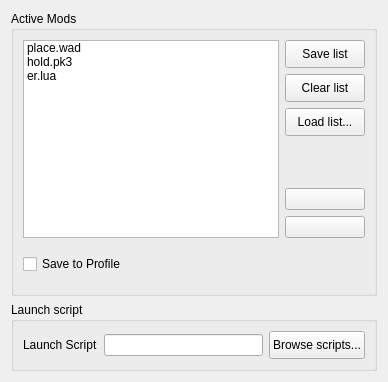
                    <widget class="QWidget" name="JoinGamePage">
                     <layout class="QVBoxLayout" name="verticalLayout_8">
                      <item>
                       <widget class="QGroupBox" name="groupBox_22">
                        <property name="sizePolicy">
                         <sizepolicy hsizetype="Preferred" vsizetype="Expanding">
                          <horstretch>0</horstretch>
                          <verstretch>0</verstretch>
                         </sizepolicy>
                        </property>
                        <property name="title">
                         <string>Active Mods</string>
                        </property>
                        <layout class="QGridLayout" name="gridLayout_26">
                         <item row="7" column="1">
                          <spacer name="horizontalSpacer_11">
                           <property name="orientation">
                            <enum>Qt::Orientation::Horizontal</enum>
                           </property>
                           <property name="sizeHint" stdset="0">
                            <size>
                             <width>20</width>
                             <height>40</height>
                            </size>
                           </property>
                          </spacer>
                         </item>
                         <item row="0" column="0" rowspan="7" colspan="4">
                          <widget class="QListWidget" name="GameFilesList">
                           <property name="styleSheet">
                            <string notr="true"/>
                           </property>
                           <property name="dragEnabled">
                            <bool>true</bool>
                           </property>
                           <property name="dragDropOverwriteMode">
                            <bool>false</bool>
                           </property>
                           <property name="dragDropMode">
                            <enum>QAbstractItemView::DragDropMode::NoDragDrop</enum>
                           </property>
                           <property name="selectionMode">
                            <enum>QAbstractItemView::SelectionMode::NoSelection</enum>
                           </property>
                           <property name="iconSize">
                            <size>
                             <width>32</width>
                             <height>32</height>
                            </size>
                           </property>
                           <property name="movement">
                            <enum>QListView::Movement::Static</enum>
                           </property>
                           <item>
                            <property name="text">
                             <string>place.wad</string>
                            </property>
                            <property name="icon">
                             <iconset resource="../ll.qrc">
                              <normaloff>:/assets/img/filetypes/wad.png</normaloff>:/assets/img/filetypes/wad.png</iconset>
                            </property>
                           </item>
                           <item>
                            <property name="text">
                             <string>hold.pk3</string>
                            </property>
                            <property name="icon">
                             <iconset resource="../ll.qrc">
                              <normaloff>:/assets/img/filetypes/pk3.png</normaloff>:/assets/img/filetypes/pk3.png</iconset>
                            </property>
                           </item>
                           <item>
                            <property name="text">
                             <string>er.lua</string>
                            </property>
                            <property name="icon">
                             <iconset resource="../ll.qrc">
                              <normaloff>:/assets/img/filetypes/lua.png</normaloff>:/assets/img/filetypes/lua.png</iconset>
                            </property>
                           </item>
                          </widget>
                         </item>
                         <item row="6" column="4">
                          <widget class="QPushButton" name="GameFilesDownButton">
                           <property name="sizePolicy">
                            <sizepolicy hsizetype="Preferred" vsizetype="Fixed">
                             <horstretch>0</horstretch>
                             <verstretch>0</verstretch>
                            </sizepolicy>
                           </property>
                           <property name="toolTip">
                            <string>Move down</string>
                           </property>
                           <property name="text">
                            <string/>
                           </property>
                           <property name="icon">
                            <iconset resource="../ll.qrc">
                             <normaloff>:/assets/img/icons/go-down.png</normaloff>:/assets/img/icons/go-down.png</iconset>
                           </property>
                          </widget>
                         </item>
                         <item row="7" column="3">
                          <widget class="QPushButton" name="GameFilesDeleteButton">
                           <property name="minimumSize">
                            <size>
                             <width>0</width>
                             <height>28</height>
                            </size>
                           </property>
                           <property name="toolTip">
                            <string>Delete selected files</string>
                           </property>
                           <property name="text">
                            <string/>
                           </property>
                           <property name="icon">
                            <iconset resource="../ll.qrc">
                             <normaloff>:/assets/img/icons/list-remove.png</normaloff>:/assets/img/icons/list-remove.png</iconset>
                           </property>
                           <property name="flat">
                            <bool>true</bool>
                           </property>
                          </widget>
                         </item>
                         <item row="7" column="2">
                          <widget class="QPushButton" name="GameFilesAddButton">
                           <property name="minimumSize">
                            <size>
                             <width>0</width>
                             <height>28</height>
                            </size>
                           </property>
                           <property name="text">
                            <string/>
                           </property>
                           <property name="icon">
                            <iconset resource="../ll.qrc">
                             <normaloff>:/assets/img/icons/list-add.png</normaloff>:/assets/img/icons/list-add.png</iconset>
                           </property>
                           <property name="flat">
                            <bool>true</bool>
                           </property>
                          </widget>
                         </item>
                         <item row="5" column="4">
                          <widget class="QPushButton" name="GameFilesUpButton">
                           <property name="sizePolicy">
                            <sizepolicy hsizetype="Preferred" vsizetype="Fixed">
                             <horstretch>0</horstretch>
                             <verstretch>0</verstretch>
                            </sizepolicy>
                           </property>
                           <property name="toolTip">
                            <string>Move up</string>
                           </property>
                           <property name="text">
                            <string/>
                           </property>
                           <property name="icon">
                            <iconset resource="../ll.qrc">
                             <normaloff>:/assets/img/icons/go-up.png</normaloff>:/assets/img/icons/go-up.png</iconset>
                           </property>
                          </widget>
                         </item>
                         <item row="4" column="4">
                          <spacer name="verticalSpacer_10">
                           <property name="orientation">
                            <enum>Qt::Orientation::Vertical</enum>
                           </property>
                           <property name="sizeHint" stdset="0">
                            <size>
                             <width>20</width>
                             <height>40</height>
                            </size>
                           </property>
                          </spacer>
                         </item>
                         <item row="1" column="4">
                          <widget class="QPushButton" name="GameFilesClearButton">
                           <property name="minimumSize">
                            <size>
                             <width>0</width>
                             <height>28</height>
                            </size>
                           </property>
                           <property name="text">
                            <string>Clear list</string>
                           </property>
                           <property name="icon">
                            <iconset resource="../ll.qrc">
                             <normaloff>:/assets/img/icons/edit-delete.png</normaloff>:/assets/img/icons/edit-delete.png</iconset>
                           </property>
                          </widget>
                         </item>
                         <item row="2" column="4">
                          <widget class="QPushButton" name="GameFilesLoadButton">
                           <property name="minimumSize">
                            <size>
                             <width>0</width>
                             <height>28</height>
                            </size>
                           </property>
                           <property name="styleSheet">
                            <string notr="true"/>
                           </property>
                           <property name="text">
                            <string>Load list...</string>
                           </property>
                           <property name="icon">
                            <iconset resource="../ll.qrc">
                             <normaloff>:/assets/img/icons/folder.png</normaloff>:/assets/img/icons/folder.png</iconset>
                           </property>
                          </widget>
                         </item>
                         <item row="0" column="4">
                          <widget class="QPushButton" name="GameFilesSaveButton">
                           <property name="minimumSize">
                            <size>
                             <width>0</width>
                             <height>28</height>
                            </size>
                           </property>
                           <property name="styleSheet">
                            <string notr="true"/>
                           </property>
                           <property name="text">
                            <string>Save list</string>
                           </property>
                           <property name="icon">
                            <iconset resource="../ll.qrc">
                             <normaloff>:/assets/img/icons/document-save.png</normaloff>:/assets/img/icons/document-save.png</iconset>
                           </property>
                          </widget>
                         </item>
                         <item row="7" column="0">
                          <widget class="QCheckBox" name="SaveFilesToConfigToggle">
                           <property name="text">
                            <string>Save to Profile</string>
                           </property>
                           <property name="icon">
                            <iconset resource="../ll.qrc">
                             <normaloff>:/assets/img/icons/document-save.png</normaloff>:/assets/img/icons/document-save.png</iconset>
                           </property>
                           <property name="checked">
                            <bool>false</bool>
                           </property>
                          </widget>
                         </item>
                        </layout>
                       </widget>
                      </item>
                      <item>
                       <widget class="QGroupBox" name="groupBox_21">
                        <property name="title">
                         <string>Launch script</string>
                        </property>
                        <layout class="QHBoxLayout" name="horizontalLayout_4">
                         <item>
                          <widget class="QLabel" name="GameFilesExecuteScriptLabel">
                           <property name="text">
                            <string>Launch Script</string>
                           </property>
                          </widget>
                         </item>
                         <item>
                          <widget class="QLineEdit" name="GameFilesExecScriptInput"/>
                         </item>
                         <item>
                          <widget class="QPushButton" name="GameFilesExecScrBrowseButton">
                           <property name="minimumSize">
                            <size>
                             <width>0</width>
                             <height>28</height>
                            </size>
                           </property>
                           <property name="text">
                            <string>Browse scripts...</string>
                           </property>
                           <property name="icon">
                            <iconset resource="../ll.qrc">
                             <normaloff>:/assets/img/icons/folder.png</normaloff>:/assets/img/icons/folder.png</iconset>
                           </property>
                          </widget>
                         </item>
                        </layout>
                       </widget>
                      </item>
                     </layout>
                    </widget>
